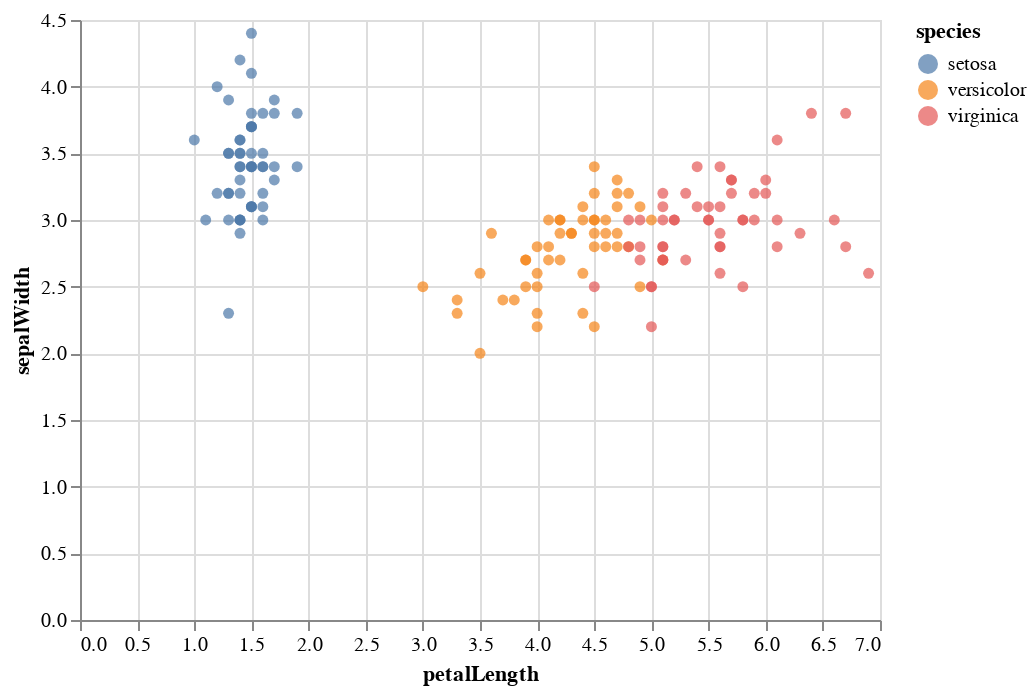

Write notebook code for a chart like this one.
### Code cell
alt.Chart(iris).mark_circle().encode(
    x='petalLength',
    y='sepalWidth',
    color='species'
)

### Figure 1 — Vega-Lite specification as saved in the notebook (floating-point values rounded to 4 significant figures; data arrays with more than 128 entries replaced by an {"elided": "..."} marker saying what was removed)
{"$schema": "https://vega.github.io/schema/vega-lite/v2.6.0.json", "config": {"view": {"height": 300, "width": 400}}, "data": {"name": "data-a264acbd6e539a8b3afc0cb5f240fb57"}, "datasets": {"data-a264acbd6e539a8b3afc0cb5f240fb57": {"elided": "150 records"}}, "encoding": {"color": {"field": "species", "type": "nominal"}, "x": {"field": "petalLength", "type": "quantitative"}, "y": {"field": "sepalWidth", "type": "quantitative"}}, "mark": "circle"}
